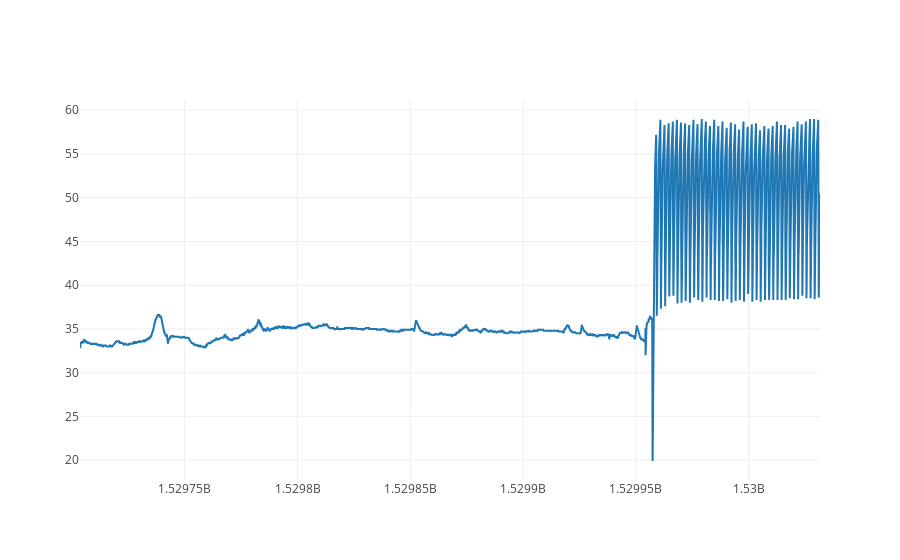

Notebook source saved alongside this figure:
### Markdown cell above
### Homework 1. Use date/time in original fridge.log file to plot x-axis as date/time in plotly

### Code cell
myHumidity2 = myHumidity.iloc[:]['Humidity']
dataHumidity = [{"x": mySeconds2, 
         "y": myHumidity2}]
iplot(dataHumidity)

### Figure 1 — Plotly figure (JSON) as saved in the notebook; plotly's stock layout.template omitted (floating-point values rounded to 4 significant figures; data arrays with more than 128 entries replaced by an {"elided": "..."} marker saying what was removed)
{"data": [{"x": {"elided": "5506 float values"}, "y": {"elided": "5506 float values"}}], "layout": {}}
